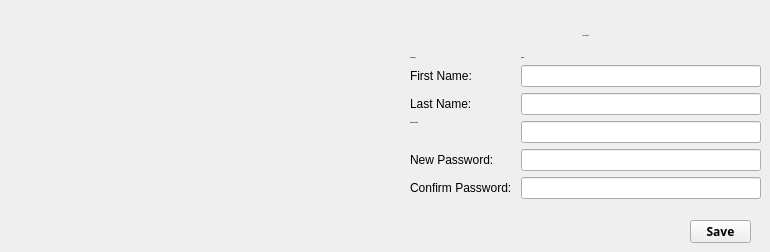
        <widget class="QWidget" name="page_6">
         <widget class="QWidget" name="gridLayoutWidget_5">
          <property name="geometry">
           <rect>
            <x>410</x>
            <y>20</y>
            <width>351</width>
            <height>179</height>
           </rect>
          </property>
          <layout class="QGridLayout" name="gridLayout_6">
           <item row="0" column="0">
            <widget class="QLabel" name="MyAccountTitleLabel">
             <property name="font">
              <font>
               <family>verdana</family>
               <pointsize>-1</pointsize>
               <weight>75</weight>
               <italic>false</italic>
               <bold>true</bold>
              </font>
             </property>
             <property name="text">
              <string>My Account</string>
             </property>
             <property name="alignment">
              <set>Qt::AlignCenter</set>
             </property>
            </widget>
           </item>
           <item row="2" column="0">
            <layout class="QFormLayout" name="formLayout">
             <item row="0" column="0">
              <widget class="QLabel" name="UsernameLabel">
               <property name="font">
                <font>
                 <family>verdana</family>
                 <pointsize>-1</pointsize>
                 <weight>75</weight>
                 <italic>false</italic>
                 <bold>true</bold>
                </font>
               </property>
               <property name="text">
                <string>Username:</string>
               </property>
              </widget>
             </item>
             <item row="0" column="1">
              <widget class="QLabel" name="usernameLabel">
               <property name="font">
                <font>
                 <family>verdana</family>
                 <pointsize>-1</pointsize>
                 <weight>75</weight>
                 <italic>false</italic>
                 <bold>true</bold>
                </font>
               </property>
               <property name="text">
                <string>Name</string>
               </property>
              </widget>
             </item>
             <item row="1" column="0">
              <widget class="QLabel" name="label_3">
               <property name="text">
                <string>First Name:</string>
               </property>
              </widget>
             </item>
             <item row="1" column="1">
              <widget class="QLineEdit" name="firstNameBox"/>
             </item>
             <item row="2" column="0">
              <widget class="QLabel" name="label_4">
               <property name="text">
                <string>Last Name:</string>
               </property>
              </widget>
             </item>
             <item row="2" column="1">
              <widget class="QLineEdit" name="lastNameBox"/>
             </item>
             <item row="3" column="0">
              <widget class="QLabel" name="EmailLabel">
               <property name="font">
                <font>
                 <family>verdana</family>
                 <pointsize>-1</pointsize>
                 <weight>75</weight>
                 <italic>false</italic>
                 <bold>true</bold>
                </font>
               </property>
               <property name="text">
                <string>Primary Email:</string>
               </property>
              </widget>
             </item>
             <item row="3" column="1">
              <widget class="QLineEdit" name="emailBox"/>
             </item>
             <item row="4" column="1">
              <widget class="QLineEdit" name="newPasswordBox">
               <property name="echoMode">
                <enum>QLineEdit::Password</enum>
               </property>
              </widget>
             </item>
             <item row="4" column="0">
              <widget class="QLabel" name="label_5">
               <property name="text">
                <string>New Password:</string>
               </property>
              </widget>
             </item>
             <item row="5" column="0">
              <widget class="QLabel" name="label_6">
               <property name="text">
                <string>Confirm Password: </string>
               </property>
              </widget>
             </item>
             <item row="5" column="1">
              <widget class="QLineEdit" name="confirmPasswordBox">
               <property name="echoMode">
                <enum>QLineEdit::Password</enum>
               </property>
              </widget>
             </item>
            </layout>
           </item>
          </layout>
         </widget>
         <widget class="QPushButton" name="saveButton">
          <property name="geometry">
           <rect>
            <x>690</x>
            <y>220</y>
            <width>61</width>
            <height>23</height>
           </rect>
          </property>
          <property name="font">
           <font>
            <family>20px</family>
            <weight>75</weight>
            <italic>false</italic>
            <bold>true</bold>
           </font>
          </property>
          <property name="text">
           <string>Save</string>
          </property>
         </widget>
         <zorder>saveButton</zorder>
         <zorder>gridLayoutWidget_5</zorder>
        </widget>
